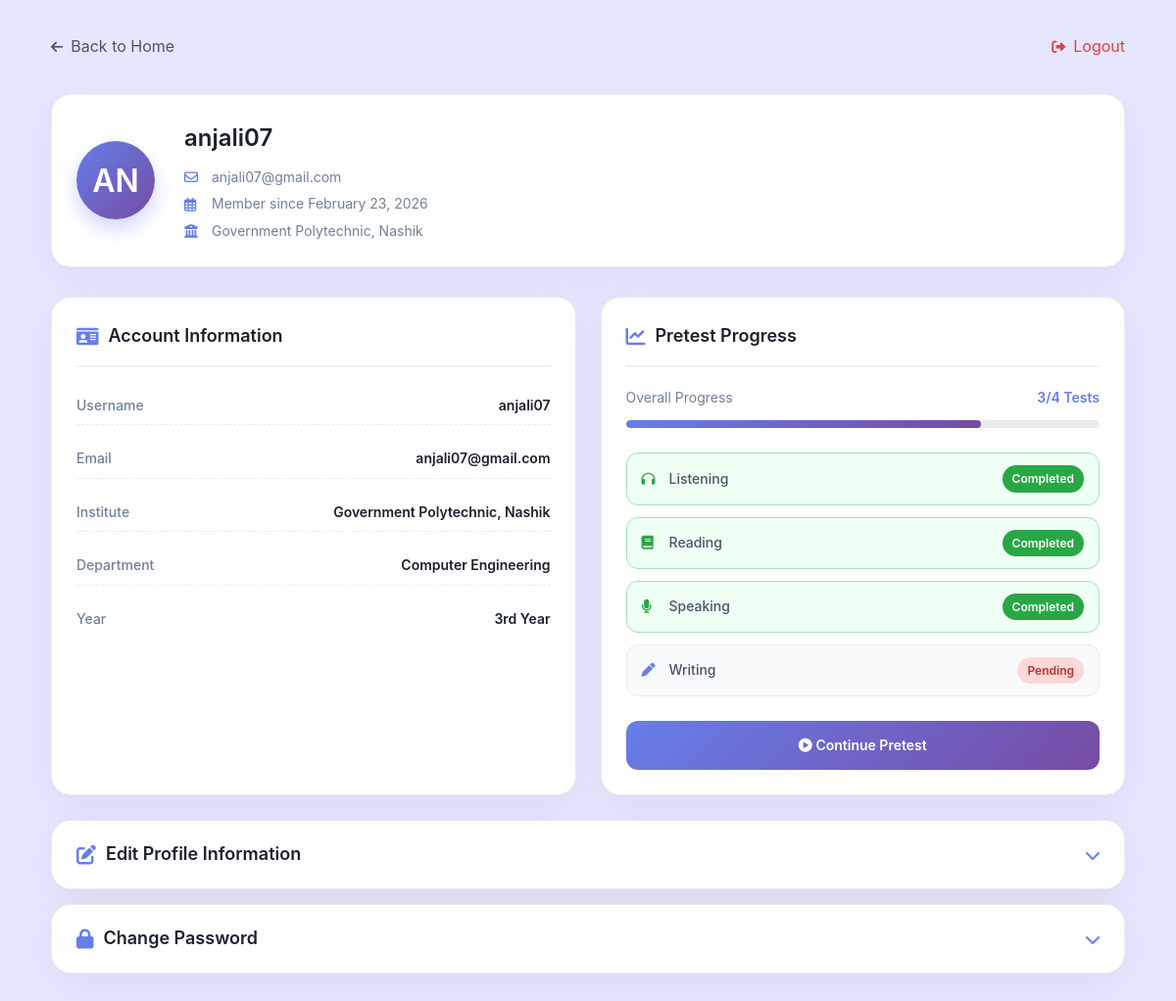
Page /profile/ (signed in) on the committed database.
### home_page/models.py (models this page shows, shortened)
class StudentProfile(models.Model):
    user = models.OneToOneField(User, on_delete=models.CASCADE, related_name='profile')
    institute = models.CharField(max_length=200)
    department = models.CharField(max_length=200)
    year = models.CharField(max_length=50)
    listening_completed = models.BooleanField(default=False)
    reading_completed = models.BooleanField(default=False)
    speaking_completed = models.BooleanField(default=False)
    writing_completed = models.BooleanField(default=False)
    pretest_completed = models.BooleanField(default=False)
    pretest_completed_at = models.DateTimeField(null=True, blank=True)
    @property
    def completed_tests(self):
        return sum([
            self.listening_completed,
            self.reading_completed,
            self.speaking_completed,
            self.writing_completed
        ])

### home_page/views.py (the view, shortened to what this page needs)
# urls.py: path('profile/', views.profile_view, name='profile'),
@login_required
def profile_view(request):
    print("\n" + "="*50)
    print("PROFILE VIEW CALLED")
    print(f"Request method: {request.method}")
    print(f"POST data: {request.POST}")
    print("="*50 + "\n")
    profile = get_object_or_404(StudentProfile, user=request.user)
    form = ProfileUpdateForm(instance=profile)
    password_form = PasswordChangeForm(request.user)
    return render(request, 'home_page/profile.html', {
        'form': form,
        'password_form': password_form,
        'profile': profile,
    })

### home_page/context_processors.py (called while the page is built)
def user_profile_context(request):
    context = {
        'user_logged_in': request.user.is_authenticated,
        'pretest_completed': False,
        'user_profile': None,
    }
    if request.user.is_authenticated:
        try:
            profile = StudentProfile.objects.get(user=request.user)
            context['user_profile'] = profile
            context['pretest_completed'] = profile.pretest_completed
        except StudentProfile.DoesNotExist:
            profile = StudentProfile.objects.create(user=request.user)
            context['user_profile'] = profile
            context['pretest_completed'] = False
    return context

### home_page/templates/home_page/profile.html (shortened to what this page needs)
{% extends 'home_page/base.html' %}
{% load static %}
{% block content %}
<div class="profile-container">
    <div class="container">
        <div class="action-links">
            <a href="{% url 'home_page:home' %}" class="back-link">
                <i class="fas fa-arrow-left"></i> Back to Home
            </a>
            <a href="{% url 'home_page:logout' %}" class="logout-link">
                <i class="fas fa-sign-out-alt"></i> Logout
            </a>
        </div>
        <div class="profile-card">
            <div class="profile-card-content">
                <div class="profile-image">
                    <div class="avatar-circle">
                        {{ user.username|first|upper }}{% if user.username|length > 1 %}{{ user.username|slice:"1:2"|upper }}{% else %}{{ user.username|first|upper }}{% endif %}
                    </div>
                </div>
                <div class="profile-info">
                    <h2 class="profile-name">{{ user.username }}</h2>
                    <div class="profile-details">
                        <div class="profile-detail-item">
                            <i class="far fa-envelope"></i>
                            <span>{{ user.email }}</span>
                        </div>
                        <div class="profile-detail-item">
                            <i class="far fa-calendar-alt"></i>
                            <span>Member since {{ user.date_joined|date:"F j, Y" }}</span>
                        </div>
                        <div class="profile-detail-item">
                            <i class="fas fa-university"></i>
                            <span>{{ profile.institute|default:"Institute not set" }}</span>
                        </div>
                    </div>
                </div>
            </div>
        </div>
        <div class="two-column-layout">
            <div class="left-column">
                <div class="info-section-card">
                    <h3 class="section-title">
                        <i class="fas fa-id-card"></i>
                        Account Information
                    </h3>
                    <div class="info-list">
                        <div class="info-row">
                            <span class="info-label">Username</span>
                            <span class="info-value">{{ user.username }}</span>
                        </div>
                        <div class="info-row">
                            <span class="info-label">Email</span>
                            <span class="info-value">{{ user.email }}</span>
                        </div>
                        <div class="info-row">
                            <span class="info-label">Institute</span>
                            <span class="info-value">{{ profile.institute|default:"Not specified" }}</span>
                        </div>
                        <div class="info-row">
                            <span class="info-label">Department</span>
                            <span class="info-value">{{ profile.department|default:"Not specified" }}</span>
                        </div>
                        <div class="info-row">
                            <span class="info-label">Year</span>
                            <span class="info-value">{{ profile.year|default:"Not specified" }}</span>
                        </div>
                    </div>
                </div>
            </div>
            <div class="right-column">
                <div class="info-section-card">
                    <h3 class="section-title">
                        <i class="fas fa-chart-line"></i>
                        Pretest Progress
                    </h3>
                    <div class="progress-overview">
                        <span>Overall Progress</span>
                        <span class="progress-count">{{ profile.completed_tests }}/4 Tests</span>
                    </div>
                    <div class="progress-bar-container">
                        <div class="progress-bar-fill" style="width: {% widthratio profile.completed_tests 4 100 %}%"></div>
                    </div>
                    <div class="test-status-list">
                        <div class="test-status-item {% if profile.listening_completed %}completed{% endif %}">
                            <span class="test-name">
                                <i class="fas fa-headphones"></i>
                                Listening
                            </span>
                            {% if profile.listening_completed %}
                                <span class="status completed">Completed</span>
                            {% else %}
                                <span class="status pending">Pending</span>
                            {% endif %}
                        </div>
                        <div class="test-status-item {% if profile.reading_completed %}completed{% endif %}">
                            <span class="test-name">
                                <i class="fas fa-book"></i>
                                Reading
                            </span>
                            {% if profile.reading_completed %}
                                <span class="status completed">Completed</span>
                            {% else %}
                                <span class="status pending">Pending</span>
                            {% endif %}
                        </div>
                        <div class="test-status-item {% if profile.speaking_completed %}completed{% endif %}">
                            <span class="test-name">
                                <i class="fas fa-microphone"></i>
                                Speaking
                            </span>
                            {% if profile.speaking_completed %}
                                <span class="status completed">Completed</span>
                            {% else %}
                                <span class="status pending">Pending</span>
                            {% endif %}
                        </div>
                        <div class="test-status-item {% if profile.writing_completed %}completed{% endif %}">
                            <span class="test-name">
                                <i class="fas fa-pen"></i>
                                Writing
                            </span>
                            {% if profile.writing_completed %}
                                <span class="status completed">Completed</span>
                            {% else %}
                                <span class="status pending">Pending</span>
                            {% endif %}
                        </div>
                    </div>
                    <div class="pretest-action">
                        {% if profile.pretest_completed %}
                            <a href="{% url 'home_page:pretest_results' %}" class="view-results-btn">
                                View Results
                            </a>
                        {% else %}
                            <a href="{% url 'home_page:continue_pretest' %}" class="continue-pretest-btn">
                                <i class="fas fa-play-circle"></i> Continue Pretest
                            </a>
                        {% endif %}
                    </div>
                </div>
            </div>
        </div>
        <div class="dropdown-section">
            <div class="dropdown-header" onclick="toggleDropdown('editDropdown')">
                <h3 class="section-title">
                    <i class="fas fa-edit"></i>
                    Edit Profile Information
                </h3>
                <i class="fas fa-chevron-down dropdown-icon" id="editDropdownIcon"></i>
            </div>
        </div>
        <div class="dropdown-section">
            <div class="dropdown-header" onclick="toggleDropdown('passwordDropdown')">
                <h3 class="section-title">
                    <i class="fas fa-lock"></i>
                    Change Password
                </h3>
                <i class="fas fa-chevron-down dropdown-icon" id="passwordDropdownIcon"></i>
            </div>
        </div>
    </div>
</div>
{% endblock %}
{% block extra_js %}
<link rel="stylesheet" href="https://cdnjs.cloudflare.com/ajax/libs/font-awesome/6.0.0/css/all.min.css">
{% endblock %}

### home_page/static/home_page/css/styles.css (style rules this page uses)
* { margin: 0; padding: 0; box-sizing: border-box; }
:root { --primary-dark: #0c2231; --primary-blue: #00aeef; --primary-green: #8dc63f; --primary-orange: #f15a29; --primary-purple: #662d91; --dark-text: #0c2231; --gray-text: #4c565d; --light-gray: #ebedef; --white: #ffffff; --off-white: #f9fafb; --spacing-xs: 0.5rem; --spacing-sm: 1rem; --spacing-md: 2rem; --spacing-lg: 3rem; --spacing-xl: 5rem; --radius-sm: 8px; --radius-md: 16px; --radius-lg: 24px; --radius-full: 999px; --transition-fast: 0.2s ease; --transition-normal: 0.3s ease; --transition-slow: 0.5s ease; }
body { font-family: 'Segoe UI', Tahoma, Geneva, Verdana, sans-serif; color: var(--dark-text); background-color: var(--off-white); line-height: 1.6; overflow-x: hidden; }
.container { max-width: 1200px; margin: 0 auto; padding: 0 var(--spacing-md); }
h2 { font-size: 2.5rem; margin-bottom: var(--spacing-sm); }
h3 { font-size: 1.8rem; margin-bottom: var(--spacing-sm); }
@media (max-width: 1200px) { .container { padding: 0 var(--spacing-md); } }

### rows in the picture
StudentProfile: institute "Government Polytechnic, Nashik", department "Computer Engineering", year "3rd Year", completed_tests "3"

### other values in the picture
{{ user.username|first|upper }} "A"
{{ user.username|slice:"1:2"|upper }} "N"
{{ user.username }} "anjali07"
{{ user.email }} "anjali07@gmail.com"
{{ user.date_joined|date:"F j, Y" }} "February 23, 2026"
